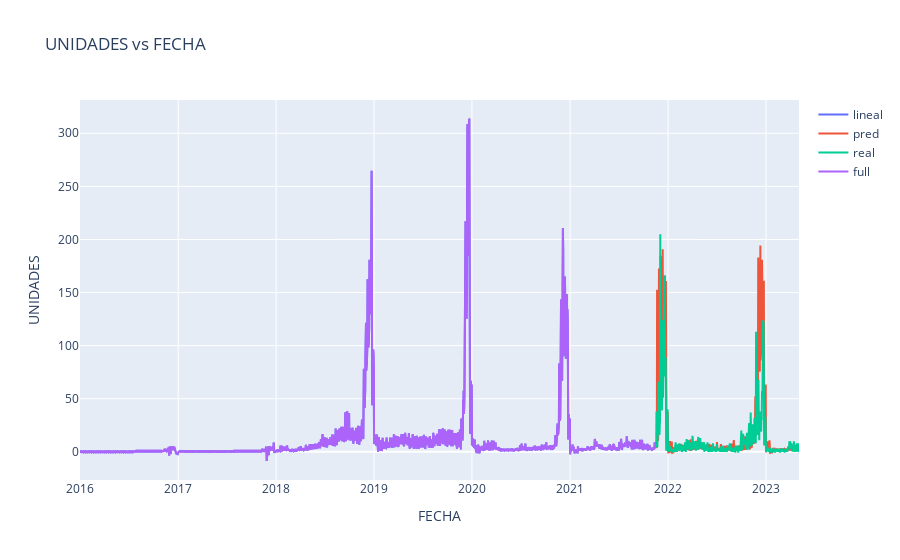

Notebook code for this chart:
### Code cell
go_plot(*xgb_model(moda_df[moda_df['year']>=2018],'NIÑO', 'PANTALON', 0.2))

### Figure 1 — Plotly figure (JSON) as saved in the notebook; plotly's stock layout.template omitted (floating-point values rounded to 4 significant figures; data arrays with more than 128 entries replaced by an {"elided": "..."} marker saying what was removed)
{"data": [{"name": "lineal", "type": "scatter", "x": {"elided": "2144 str values"}, "y": {"elided": "2144 float values"}}, {"name": "pred", "type": "scatter", "x": {"elided": "537 str values"}, "y": {"elided": "537 float values"}}, {"name": "real", "type": "scatter", "x": {"elided": "537 str values"}, "y": {"elided": "537 int values"}}, {"name": "full", "type": "scatter", "x": {"elided": "2144 str values"}, "y": {"elided": "2144 float values"}}], "layout": {"title": {"text": "UNIDADES vs FECHA"}, "xaxis": {"title": {"text": "FECHA"}}, "yaxis": {"title": {"text": "UNIDADES"}}}}
